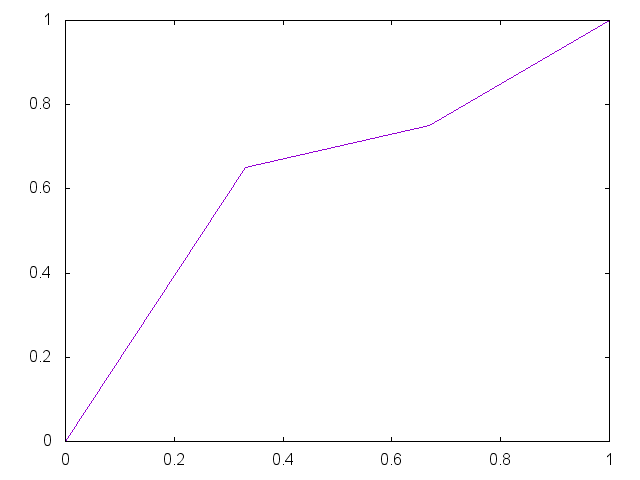

The script that saved this image:


set term png

set output "generate/static/generate/unique-0.65-0.75.png"
plot '-' smooth unique notitle
0 0
0.33 0.65
0.67 0.75 
1 1
e

reset;
